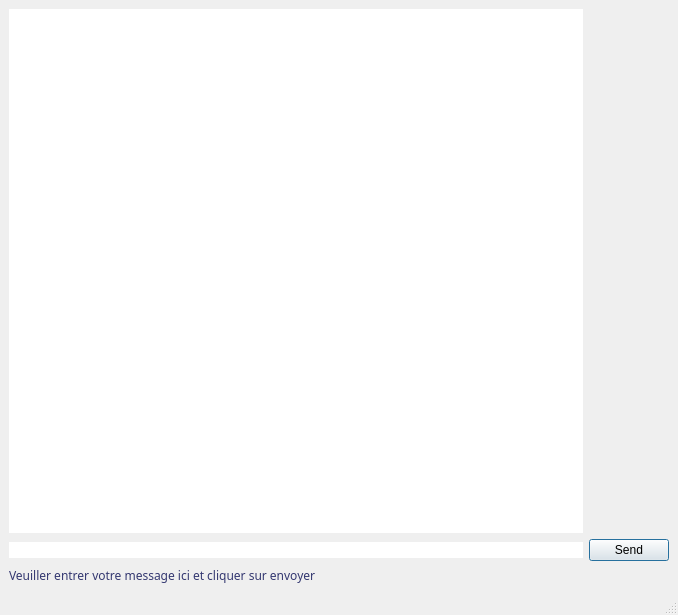
<?xml version="1.0" encoding="UTF-8"?>
<ui version="4.0">
 <class>PMWindow</class>
 <widget class="QMainWindow" name="PMWindow">
  <property name="geometry">
   <rect>
    <x>0</x>
    <y>0</y>
    <width>678</width>
    <height>615</height>
   </rect>
  </property>
  <property name="windowTitle">
   <string>Tv'Ease</string>
  </property>
  <property name="windowIcon">
   <iconset resource="source.qrc">
    <normaloff>:/img/images/logo.png</normaloff>:/img/images/logo.png</iconset>
  </property>
  <property name="styleSheet">
   <string notr="true">background-image: url(:/img/images/background.jpg);</string>
  </property>
  <widget class="QWidget" name="centralwidget">
   <layout class="QGridLayout" name="gridLayout">
    <item row="1" column="0">
     <widget class="QLineEdit" name="txtInput">
      <property name="styleSheet">
       <string notr="true">border : none ;
background-color: none;
color : #333770 ;
background-image: url();

    </string>
      </property>
     </widget>
    </item>
    <item row="1" column="1">
     <widget class="QPushButton" name="btnSend">
      <property name="text">
       <string>Send</string>
      </property>
      <property name="autoDefault">
       <bool>true</bool>
      </property>
      <property name="default">
       <bool>true</bool>
      </property>
     </widget>
    </item>
    <item row="0" column="0">
     <widget class="QTextEdit" name="txtChat">
      <property name="styleSheet">
       <string notr="true">border : none ;
background-color: none;
color : #333770 ;
background-image: url();

    </string>
      </property>
      <property name="readOnly">
       <bool>true</bool>
      </property>
     </widget>
    </item>
    <item row="2" column="0">
     <widget class="QLabel" name="label">
      <property name="font">
       <font>
        <family>Neue Haas Grotesk Text Pro Extr</family>
        <pointsize>9</pointsize>
       </font>
      </property>
      <property name="styleSheet">
       <string notr="true">border : none ;
background-color: none;
color : #333770 ;
background-image: url();

    </string>
      </property>
      <property name="text">
       <string>Veuiller entrer votre message ici et cliquer sur envoyer</string>
      </property>
     </widget>
    </item>
   </layout>
  </widget>
  <widget class="QMenuBar" name="menubar">
   <property name="geometry">
    <rect>
     <x>0</x>
     <y>0</y>
     <width>678</width>
     <height>22</height>
    </rect>
   </property>
  </widget>
  <widget class="QStatusBar" name="statusbar"/>
 </widget>
 <resources>
  <include location="source.qrc"/>
 </resources>
 <connections/>
</ui>
